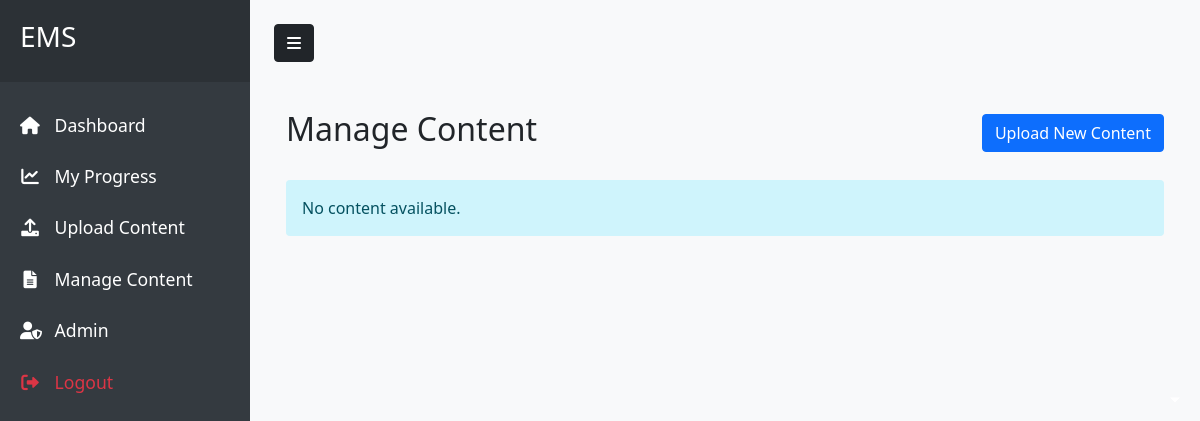
The app's page /manage-content (signed in), older data.
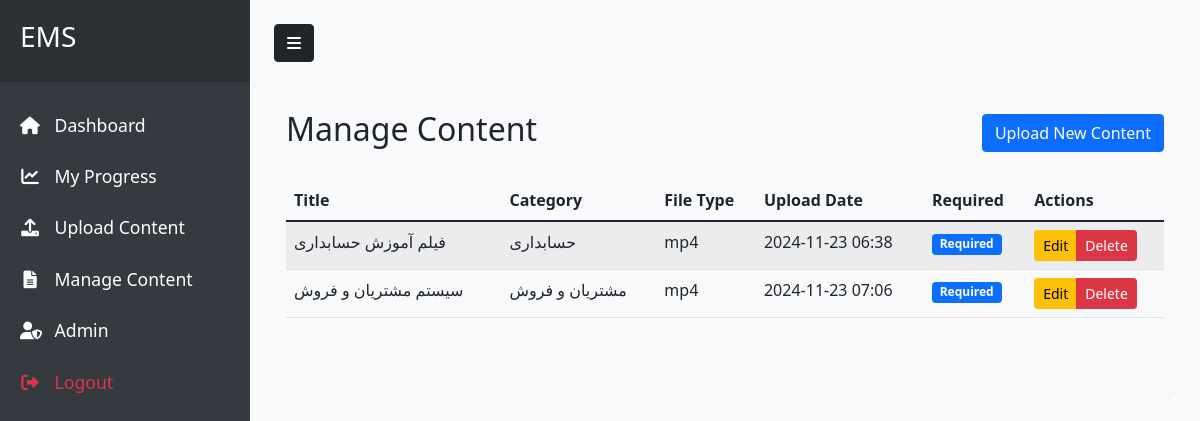
The same page, newer data.
### run.py (models this page shows)
class Content(db.Model):
    id = db.Column(db.Integer, primary_key=True)
    title = db.Column(db.String(200), nullable=False)
    description = db.Column(db.Text)
    filename = db.Column(db.String(255), nullable=False)
    file_type = db.Column(db.String(10), nullable=False)
    upload_date = db.Column(db.DateTime, nullable=False, default=datetime.utcnow)
    category_id = db.Column(db.Integer, db.ForeignKey('category.id'), nullable=False)
    user_id = db.Column(db.Integer, db.ForeignKey('user.id'), nullable=False)
    views = db.Column(db.Integer, default=0)
    completion_time = db.Column(db.Integer, default=0)  # Estimated completion time in minutes
    required = db.Column(db.Boolean, default=False)  # Is this content mandatory?
    author = db.relationship('User', back_populates='contents')
    category = db.relationship('Category', back_populates='contents')
    progress_records = db.relationship('UserProgress', back_populates='content', lazy=True)

class Category(db.Model):
    id = db.Column(db.Integer, primary_key=True)
    name = db.Column(db.String(100), nullable=False)
    description = db.Column(db.Text)
    parent_id = db.Column(db.Integer, db.ForeignKey('category.id'))
    contents = db.relationship('Content', back_populates='category', lazy=True)
    supervisors = db.relationship('User', secondary='category_supervisors',
        back_populates='supervised_categories')
    subcategories = db.relationship(
        'Category',
        backref=db.backref('parent', remote_side=[id]),
        lazy=True
    )
    quizzes = db.relationship('Quiz', back_populates='category', lazy=True)

### run.py (the view)
@app.route('/manage-content')
@login_required
@admin_or_supervisor_required
def manage_content():
    contents = Content.query.all()
    return render_template('admin/manage_content.html', contents=contents)

### run.py (called while the page is built)
@login_manager.user_loader
def load_user(user_id):
    return User.query.get(int(user_id))

def admin_or_supervisor_required(f):
    @wraps(f)
    def decorated_function(*args, **kwargs):
        if not current_user.is_admin() and not current_user.is_supervisor():
            flash('Access denied. Only administrators and supervisors can upload content.', 'error')
            return redirect(url_for('dashboard'))
        return f(*args, **kwargs)
    return decorated_function

    def is_admin(self):
        return self.role == ROLE_ADMIN

    def is_supervisor(self):
        return self.role == ROLE_SUPERVISOR

### templates/admin/manage_content.html (shortened to what this page needs)
{% extends "base.html" %}
{% block content %}
<div class="container mt-4">
    <div class="d-flex justify-content-between align-items-center mb-4">
        <h2>Manage Content</h2>
        <a href="{{ url_for('upload') }}" class="btn btn-primary">Upload New Content</a>
    </div>
    {% if contents %}
    <div class="table-responsive">
        <table class="table table-striped">
            <thead>
                <tr>
                    <th>Title</th>
                    <th>Category</th>
                    <th>File Type</th>
                    <th>Upload Date</th>
                    <th>Required</th>
                    <th>Actions</th>
                </tr>
            </thead>
            <tbody>
                {% for content in contents %}
                <tr>
                    <td>{{ content.title }}</td>
                    <td>{{ content.category.name }}</td>
                    <td>{{ content.file_type }}</td>
                    <td>{{ content.upload_date.strftime('%Y-%m-%d %H:%M') }}</td>
                    <td>
                        {% if content.required %}
                        <span class="badge bg-primary">Required</span>
                        {% else %}
                        <span class="badge bg-secondary">Optional</span>
                        {% endif %}
                    </td>
                    <td>
                        <div class="btn-group" role="group">
                            <a href="{{ url_for('edit_content', content_id=content.id) }}" class="btn btn-sm btn-warning">Edit</a>
                            <button type="button" class="btn btn-sm btn-danger"
                                    onclick="confirmDelete({{ content.id }}, '{{ content.title }}')">Delete</button>
                        </div>
                    </td>
                </tr>
                {% endfor %}
            </tbody>
        </table>
    </div>
    {% else %}
    <div class="alert alert-info">No content available.</div>
    {% endif %}
</div>
{% endblock %}

Row changes from the older to the newer data that the page shows:
added Content: title "فیلم آموزش حسابداری", category.name "حسابداری", file_type "mp4", upload_date "2024-11-23 06:38", required "Required"
added Content: title "سیستم مشتریان و فروش", category.name "مشتریان و فروش", file_type "mp4", upload_date "2024-11-23 07:06", required "Required"
Text that changed along with them:
text no longer shown: "No content available."
text now shown: "Title Category File Type Upload Date Required Actions"
